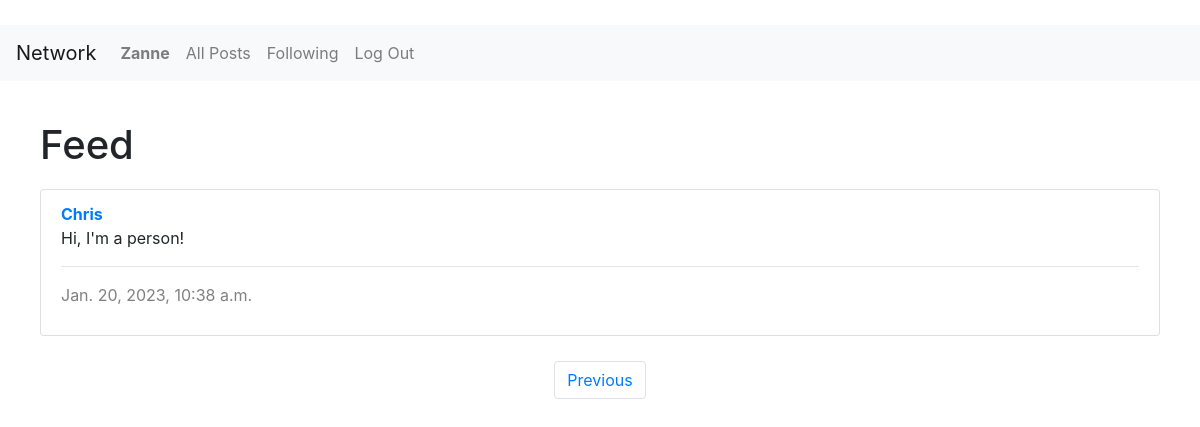
Screenshot of /following?page=2 (signed in) with the database file from the repository.
### network/models.py (models this page shows)
class User(AbstractUser):
    pass

class Post(models.Model):
    author = models.ForeignKey(User, on_delete = models.CASCADE, related_name="author")
    created = models.DateTimeField(default = timezone.now)
    body = models.CharField(max_length = 140)
    def __str__(self):
        return f"User {self.author}'s {self.id} post, created on {self.created.strftime('%d/%m/%Y, %H:%M:%S')}"

### network/views.py (the view)
# urls.py: path("following", views.following, name="following"),
def following(request):
    user = User.objects.get(pk=request.user.id)
    follows = Follow.objects.filter(user_following = user)
    all_posts = Post.objects.all().order_by("id").reverse()
    followed_posts = []
    for person in follows:
        print(person)
        for post in all_posts:
            print(f"{post.author} made {post}")
            if post.author == person.user_followed:
                followed_posts.append(post)
    p = Paginator(followed_posts, 10)
    page_num = request.GET.get('page', 1)
    page = p.page(page_num)
    return render(request, "network/following.html", {
        "all_posts": page
    })

### network/models.py (called while the page is built)
    def __str__(self):
        return f"{self.user_following} is following {self.user_followed}"

### network/templates/network/following.html (shortened to what this page needs)
{% extends "network/layout.html" %}
{% block body %}
    <h1>Feed</h1>
    <div>
        <ul class="list-group">
        {% for post in all_posts %}
            <li class="list-group-item">
                <a href="{% url 'profile' user_id=post.author.id%}"><strong>{{ post.author }} </strong></a>
                <p> {{ post.body }} </p>
                <hr>
                <p id="timestamp"> {{ post.created }} </p>
            </li>
        {% endfor %}
        </ul>
    </div>
        <nav aria-label="Page navigation example">
            <ul class="pagination justify-content-center">
                {% if all_posts.has_previous%}
                    <li class="page-item"><a class="page-link" href="?page={{all_posts.previous_page_number}}">Previous</a></li>
                    {% endif %}
            </ul>
        </nav>
{% endblock %}

### network/templates/network/layout.html (shortened to what this page needs)
{% load static %}
<!DOCTYPE html>
<html lang="en">
    <head>
        <link rel="stylesheet" href="https://stackpath.bootstrapcdn.com/bootstrap/4.4.1/css/bootstrap.min.css">
        <link href="{% static 'network/styles.css' %}" rel="stylesheet">
        <link rel="stylesheet" href="https://cdnjs.cloudflare.com/ajax/libs/font-awesome/4.7.0/css/font-awesome.min.css">
    </head>
    <body>
        <nav class="navbar navbar-expand-lg navbar-light bg-light">
            <a class="navbar-brand" href="{% url 'index' %}">Network</a>
            <div>
              <ul class="navbar-nav mr-auto">
                {% if user.is_authenticated %}
                    <li class="nav-item">
                        <a class="nav-link" href="{% url 'profile' user_id=request.user.id%}"><strong>{{ request.user.username }}</strong></a>
                    </li>
                {% endif %}
                <li class="nav-item">
                  <a class="nav-link" href="{% url 'index' %}">All Posts</a>
                </li>
                {% if user.is_authenticated %}
                    <li class="nav-item">
                        <a class="nav-link" href="{% url 'following' %}">Following</a>
                    </li>
                    <li class="nav-item">
                        <a class="nav-link" href="{% url 'logout' %}">Log Out</a>
                    </li>
                {% endif %}
              </ul>
            </div>
          </nav>
        <div class="body">
            {% block body %}
            {% endblock %}
        </div>
    </body>
</html>

### network/static/network/styles.css (style rules this page uses)
.body { margin: 40px }
.list-group { margin-top: 20px }
#timestamp { color: gray; }
nav { margin-top: 25px; }

### rows the page displays
User: user.username "Zanne"
Post: author "Chris", body "Hi, I'm a person!", created "Jan. 20, 2023, 10:38 a.m."
